Frame 1 (no input): blank canvas, image omitted
Frame 60 (no input): blank canvas, image omitted
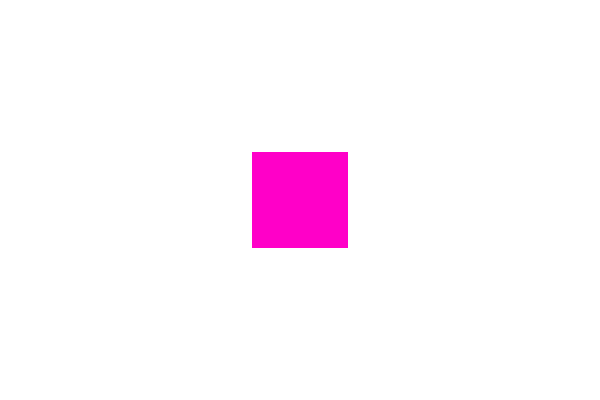
Frame 120 (the mouse pressed at the canvas centre since frame 60)

The p5.js sketch whose frames 1 and 60 were blank and that drew this single picture after the mouse press (run headless with seeded random() and noise() and a simulated clock; from frame 60 on, the mouse is pressed at the canvas centre):

// p5.js sketch
// ── sketch.js
/*
https://vimeo.com/channels/learningp5js/138935677
*/

var on = false;
var white=false;

function setup() {
  createCanvas(600, 400);
}

function draw() {
  if(white){
    background(255);
  }
  
  // if (on) {
  //   background(0, 255, 0);
  // } else {
  //   background(0);
  // }
  
  stroke(255);
  strokeWeight(4);
  noFill();
  
  if (mouseX > 250 && mouseX < 350 && mouseY > 150 && mouseY < 250) {
    fill(255, 0, 200);
  }
  rectMode(CENTER);
  rect(300, 200, 100, 100);
}

function mousePressed() {
  // if (mouseX > 250 && mouseX < 350 && mouseY > 150 && mouseY < 250) {
  //   // if (on) {
  //   //   on = false;
  //   // } else {
  //   //   on = true;
  //   // }
  //   on = !on;
    
  // }
  
  // white=true;
  
}
